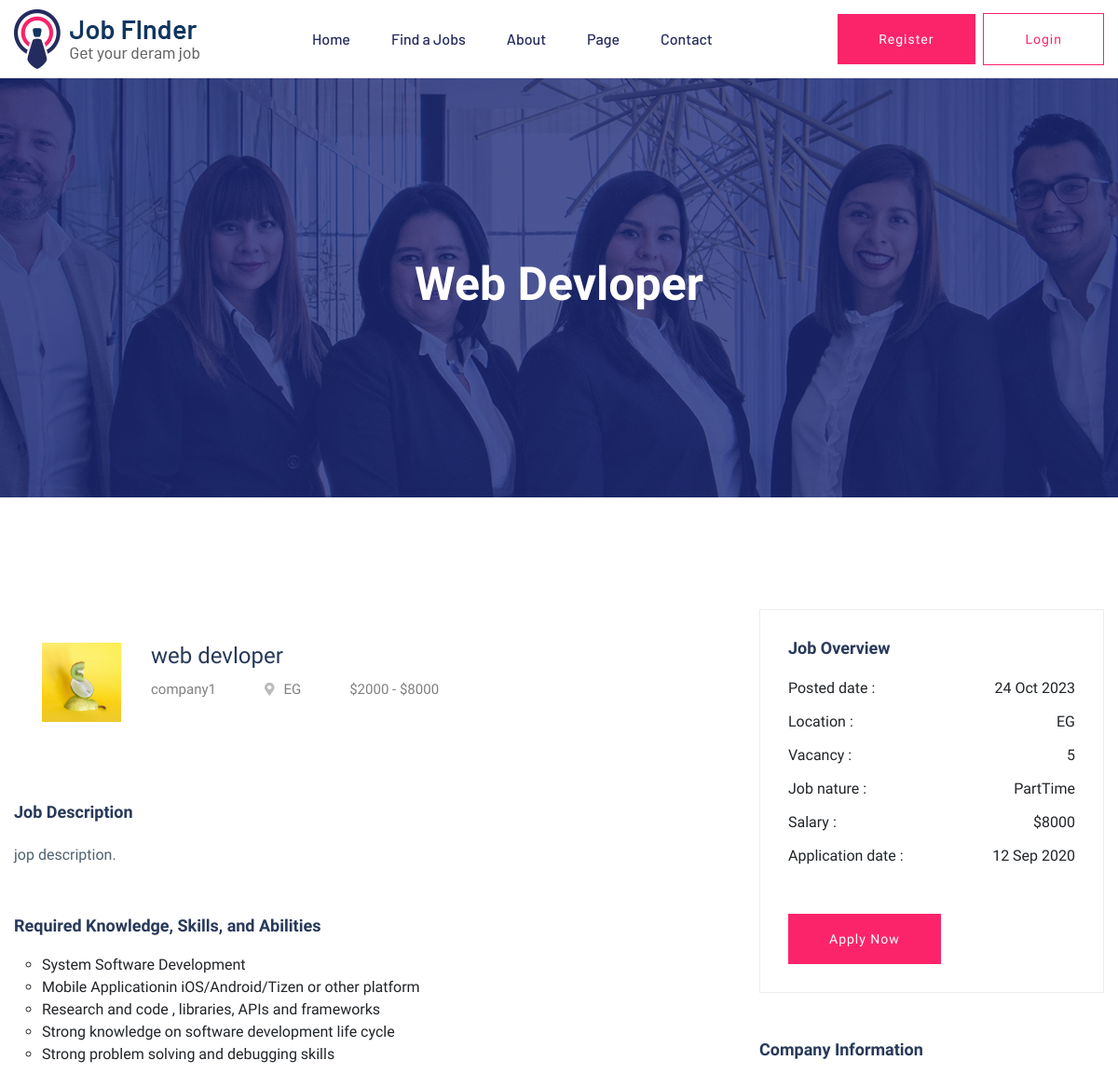
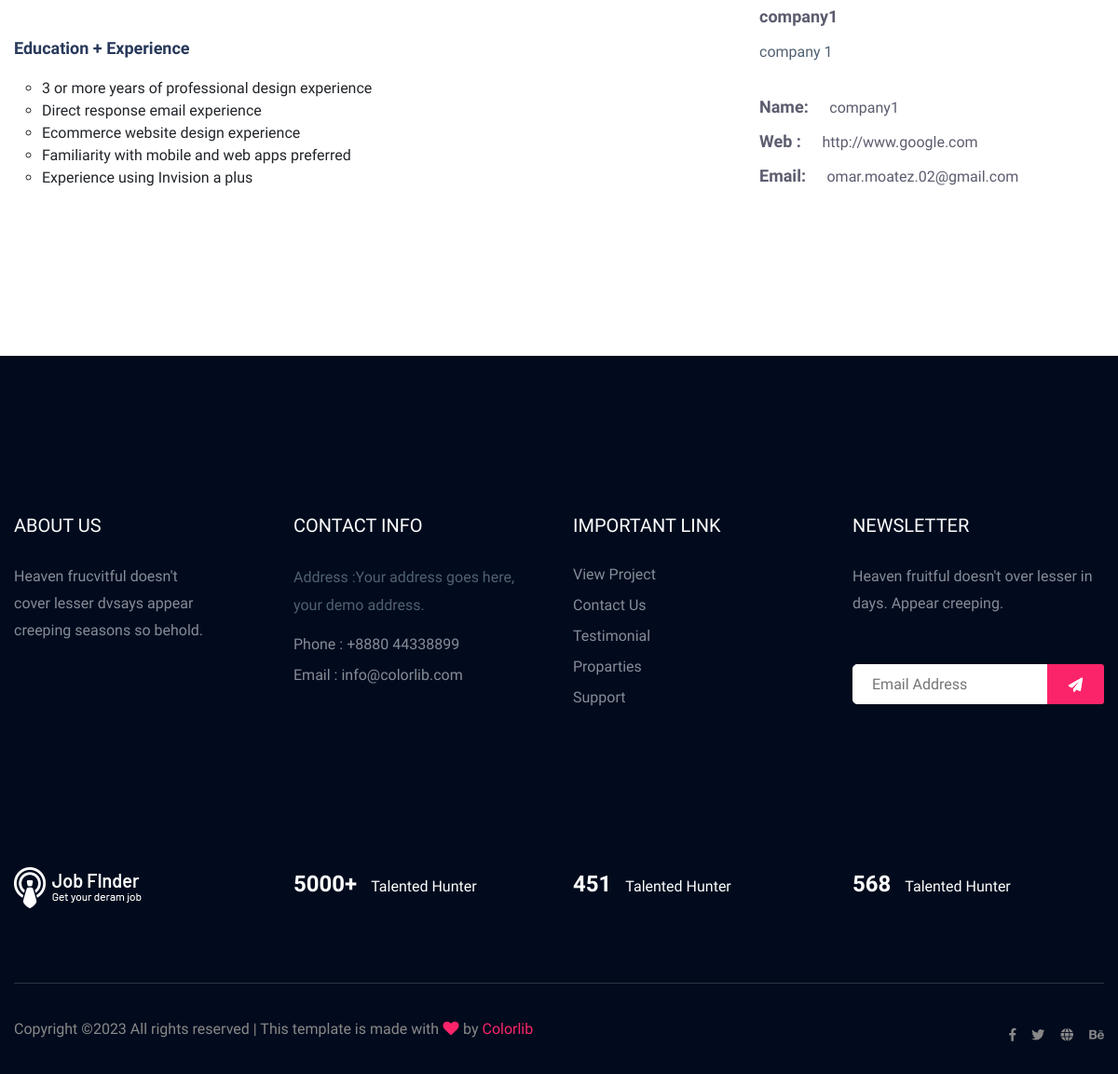
/jop/web-devloper, run on the app's committed database (2 pictures, top to bottom).
### jop/models.py (models this page shows, shortened)
class Jop(models.Model):
    title = models.CharField(max_length=150)
    location = CountryField()
    company =models.ForeignKey('Company', on_delete=models.CASCADE, related_name='jop_company')
    salary_start = models.PositiveIntegerField(null=True, blank=True)
    salary_end = models.PositiveIntegerField(null=True, blank=True)
    crated_at = models.DateTimeField(default=timezone.now)
    vacancy = models.PositiveIntegerField()
    experince = models.PositiveIntegerField()
    jop_nature = models.CharField(choices=JOP_CHOISE , max_length=10)
    description = models.TextField(max_length=5000)
    category = models.ForeignKey('Category', on_delete=models.SET_NULL,null=True, blank=True, related_name='jop_category')
    slug = models.SlugField(null=True, blank=True)
    def __str__(self) :
        return self.title

class Company(models.Model):
    name = models.CharField(max_length=150)
    logo = models.ImageField(upload_to='company')
    website = models.URLField()
    email = models.EmailField()
    description = models.TextField(max_length=5000)
    def __str__(self) :
        return self.name

### jop/views.py (the view)
def jop_detail(request, slug):
    jobs = Jop.objects.get(slug=slug)
    return render(request, 'job/job_details.html', {'jop':jobs})

### jop/templates/job/job_details.html
{% extends "base.html" %}
{% block body %}
    <main>
        <div class="slider-area ">
        <div class="single-slider section-overly slider-height2 d-flex align-items-center" data-background="assets/img/hero/about.jpg">
            <div class="container">
                <div class="row">
                    <div class="col-xl-12">
                        <div class="hero-cap text-center">
                            <h2>{{jop}}</h2>
                        </div>
                    </div>
                </div>
            </div>
        </div>
        </div>
        <div class="job-post-company pt-120 pb-120">
            <div class="container">
                <div class="row justify-content-between">
                    <div class="col-xl-7 col-lg-8">
                        <div class="single-job-items mb-50">
                            <div class="job-items">
                                <div class="company-img company-img-details">
                                    <a href="#"><img src="{{jop.company.logo.url}}" style="width: 85px;height: 85px;" alt=""></a>
                                </div>
                                <div class="job-tittle">
                                    <a href="#">
                                        <h4>{{jop}}</h4>
                                    </a>
                                    <ul>
                                        <li>{{jop.company}}</li>
                                        <li><i class="fas fa-map-marker-alt"></i>{{jop.location}}</li>
                                        <li>${{jop.salary_start}} - ${{jop.salary_end}}</li>
                                    </ul>
                                </div>
                            </div>
                        </div>
                        <div class="job-post-details">
                            <div class="post-details1 mb-50">
                                <div class="small-section-tittle">
                                    <h4>Job Description</h4>
                                </div>
                                <p>{{jop.description}}.</p>
                            </div>
                            <div class="post-details2  mb-50">
                                <div class="small-section-tittle">
                                    <h4>Required Knowledge, Skills, and Abilities</h4>
                                </div>
                               <ul>
                                   <li>System Software Development</li>
                                   <li>Mobile Applicationin iOS/Android/Tizen or other platform</li>
                                   <li>Research and code , libraries, APIs and frameworks</li>
                                   <li>Strong knowledge on software development life cycle</li>
                                   <li>Strong problem solving and debugging skills</li>
                               </ul>
                            </div>
                            <div class="post-details2  mb-50">
                                <div class="small-section-tittle">
                                    <h4>Education + Experience</h4>
                                </div>
                               <ul>
                                   <li>3 or more years of professional design experience</li>
                                   <li>Direct response email experience</li>
                                   <li>Ecommerce website design experience</li>
                                   <li>Familiarity with mobile and web apps preferred</li>
                                   <li>Experience using Invision a plus</li>
                               </ul>
                            </div>
                        </div>
                    </div>
                    <div class="col-xl-4 col-lg-4">
                        <div class="post-details3  mb-50">
                           <div class="small-section-tittle">
                               <h4>Job Overview</h4>
                           </div>
                          <ul>
                              <li>Posted date : <span>{{jop.crated_at|date:" d M o "}}</span></li>
                              <li>Location : <span>{{jop.location}}</span></li>
                              <li>Vacancy : <span>{{jop.vacancy}}</span></li>
                              <li>Job nature : <span>{{jop.jop_nature}}</span></li>
                              <li>Salary :  <span>${{jop.salary_end}}</span></li>
                              <li>Application date : <span>12 Sep 2020</span></li>
                          </ul>
                         <div class="apply-btn2">
                            <a href="#" class="btn">Apply Now</a>
                         </div>
                       </div>
                        <div class="post-details4  mb-50">
                           <div class="small-section-tittle">
                               <h4>Company Information</h4>
                           </div>
                              <span>{{jop.company}}</span>
                              <p>{{jop.company.description}}</p>
                            <ul>
                                <li>Name: <span>{{jop.company}} </span></li>
                                <li>Web : <span> {{jop.company.website}}</span></li>
                                <li>Email: <span>{{jop.company.email}}</span></li>
                            </ul>
                       </div>
                    </div>
                </div>
            </div>
        </div>
    </main>
{% endblock body %}

### template/base.html (shortened to what this page needs)
{% load static %}
<!doctype html>
<html class="no-js" lang="zxx">
    <head>
            <link rel="stylesheet" href='{% static "assets/css/bootstrap.min.css" %}'>
            <link rel="stylesheet" href="{% static 'assets/css/owl.carousel.min.css' %}">
            <link rel="stylesheet" href="{% static 'assets/css/flaticon.css' %}">
            <link rel="stylesheet" href="{% static 'assets/css/price_rangs.css' %}">
            <link rel="stylesheet" href="{% static 'assets/css/slicknav.css' %}">
            <link rel="stylesheet" href="{% static 'assets/css/animate.min.css' %}">
            <link rel="stylesheet" href="{% static 'assets/css/magnific-popup.css' %}">
            <link rel="stylesheet" href="{% static 'assets/css/fontawesome-all.min.css' %}">
            <link rel="stylesheet" href="{% static 'assets/css/themify-icons.css' %}">
            <link rel="stylesheet" href="{% static 'assets/css/slick.css' %}">
            <link rel="stylesheet" href="{% static 'assets/css/nice-select.css' %}">
            <link rel="stylesheet" href="{% static 'assets/css/style.css' %}">
   </head>
   <body>
    <header>
       <div class="header-area header-transparrent">
           <div class="headder-top header-sticky">
                <div class="container">
                    <div class="row align-items-center">
                        <div class="col-lg-3 col-md-2">
                            <div class="logo">
                                <a href="index.html"><img src="assets/img/logo/logo.png" alt=""></a>
                            </div>
                        </div>
                        <div class="col-lg-9 col-md-9">
                            <div class="menu-wrapper">
                                <div class="main-menu">
                                    <nav class="d-none d-lg-block">
                                        <ul id="navigation">
                                            <li><a href="index.html">Home</a></li>
                                            <li><a href="job_listing.html">Find a Jobs </a></li>
                                            <li><a href="about.html">About</a></li>
                                            <li><a href="#">Page</a>
                                            </li>
                                            <li><a href="contact.html">Contact</a></li>
                                        </ul>
                                    </nav>
                                </div>
                                <div class="header-btn d-none f-right d-lg-block">
                                    <a href="#" class="btn head-btn1">Register</a>
                                    <a href="#" class="btn head-btn2">Login</a>
                                </div>
                            </div>
                        </div>
                        <div class="col-12">
                        </div>
                    </div>
                </div>
           </div>
       </div>
    </header>
    {% block body %}
    {% endblock body %}
    <footer>
        <div class="footer-area footer-bg footer-padding">
            <div class="container">
                <div class="row d-flex justify-content-between">
                    <div class="col-xl-3 col-lg-3 col-md-4 col-sm-6">
                       <div class="single-footer-caption mb-50">
                         <div class="single-footer-caption mb-30">
                             <div class="footer-tittle">
                                 <h4>About Us</h4>
                                 <div class="footer-pera">
                                     <p>Heaven frucvitful doesn't cover lesser dvsays appear creeping seasons so behold.</p>
                                </div>
                             </div>
                         </div>
                       </div>
                    </div>
                    <div class="col-xl-3 col-lg-3 col-md-4 col-sm-5">
                        <div class="single-footer-caption mb-50">
                            <div class="footer-tittle">
                                <h4>Contact Info</h4>
                                <ul>
                                    <li>
                                    <p>Address :Your address goes
                                        here, your demo address.</p>
                                    </li>
                                    <li><a href="#">Phone : +8880 44338899</a></li>
                                    <li><a href="#">Email : info@colorlib.com</a></li>
                                </ul>
                            </div>
                        </div>
                    </div>
                    <div class="col-xl-3 col-lg-3 col-md-4 col-sm-5">
                        <div class="single-footer-caption mb-50">
                            <div class="footer-tittle">
                                <h4>Important Link</h4>
                                <ul>
                                    <li><a href="#"> View Project</a></li>
                                    <li><a href="#">Contact Us</a></li>
                                    <li><a href="#">Testimonial</a></li>
                                    <li><a href="#">Proparties</a></li>
                                    <li><a href="#">Support</a></li>
                                </ul>
                            </div>
                        </div>
                    </div>
                    <div class="col-xl-3 col-lg-3 col-md-4 col-sm-5">
                        <div class="single-footer-caption mb-50">
                            <div class="footer-tittle">
                                <h4>Newsletter</h4>
                                <div class="footer-pera footer-pera2">
                                 <p>Heaven fruitful doesn't over lesser in days. Appear creeping.</p>
                             </div>
                             <div class="footer-form" >
                                 <div id="mc_embed_signup">
                                     <form target="_blank" action="https://spondonit.us12.list-manage.com/subscribe/post?u=1462626880ade1ac87bd9c93a&amp;id=92a4423d01"
                                     method="get" class="subscribe_form relative mail_part">
                                         <input type="email" name="email" id="newsletter-form-email" placeholder="Email Address"
                                         class="placeholder hide-on-focus" onfocus="this.placeholder = ''"
                                         onblur="this.placeholder = ' Email Address '">
                                         <div class="form-icon">
                                             <button type="submit" name="submit" id="newsletter-submit"
                                             class="email_icon newsletter-submit button-contactForm"><img src="assets/img/icon/form.png" alt=""></button>
                                         </div>
                                     </form>
                                 </div>
                             </div>
                            </div>
                        </div>
                    </div>
                </div>
               <div class="row footer-wejed justify-content-between">
                    <div class="col-xl-3 col-lg-3 col-md-4 col-sm-6">
                        <div class="footer-logo mb-20">
                        <a href="index.html"><img src="assets/img/logo/logo2_footer.png" alt=""></a>
                        </div>
                    </div>
                    <div class="col-xl-3 col-lg-3 col-md-4 col-sm-5">
                    <div class="footer-tittle-bottom">
                        <span>5000+</span>
                        <p>Talented Hunter</p>
                    </div>
                    </div>
                    <div class="col-xl-3 col-lg-3 col-md-4 col-sm-5">
                        <div class="footer-tittle-bottom">
                            <span>451</span>
                            <p>Talented Hunter</p>
                        </div>
                    </div>
                    <div class="col-xl-3 col-lg-3 col-md-4 col-sm-5">
                        <div class="footer-tittle-bottom">
                            <span>568</span>
                            <p>Talented Hunter</p>
                        </div>
                    </div>
               </div>
            </div>
        </div>
        <div class="footer-bottom-area footer-bg">
            <div class="container">
                <div class="footer-border">
                     <div class="row d-flex justify-content-between align-items-center">
                         <div class="col-xl-10 col-lg-10 ">
                             <div class="footer-copy-right">
                                 <p>
  Copyright &copy;<script>document.write(new Date().getFullYear());</script> All rights reserved | This template is made with <i class="fa fa-heart" aria-hidden="true"></i> by <a href="https://colorlib.com" target="_blank">Colorlib</a>
  </p>
                             </div>
                         </div>
                         <div class="col-xl-2 col-lg-2">
                             <div class="footer-social f-right">
                                 <a href="#"><i class="fab fa-facebook-f"></i></a>
                                 <a href="#"><i class="fab fa-twitter"></i></a>
                                 <a href="#"><i class="fas fa-globe"></i></a>
                                 <a href="#"><i class="fab fa-behance"></i></a>
                             </div>
                         </div>
                     </div>
                </div>
            </div>
        </div>
    </footer>
    </body>
</html>

### data on the page
Jop: title "Web Devloper", company.logo (picture), title "web devloper", company "company1", location "EG", salary_start "2000", salary_end "8000", description "jop description", crated_at "24 Oct 2023", vacancy "5", jop_nature "PartTime", company.description "company 1", company.website "http://www.google.com", company.email "omar.moatez.02@gmail.com"
